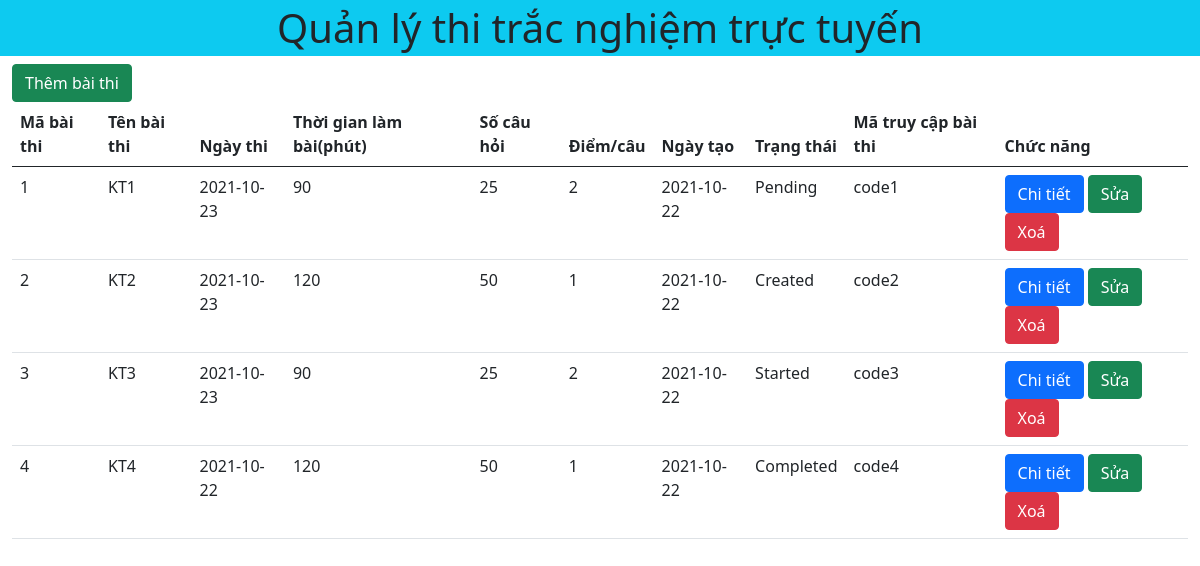
/source/index.php, run on an earlier commit of the app's database.
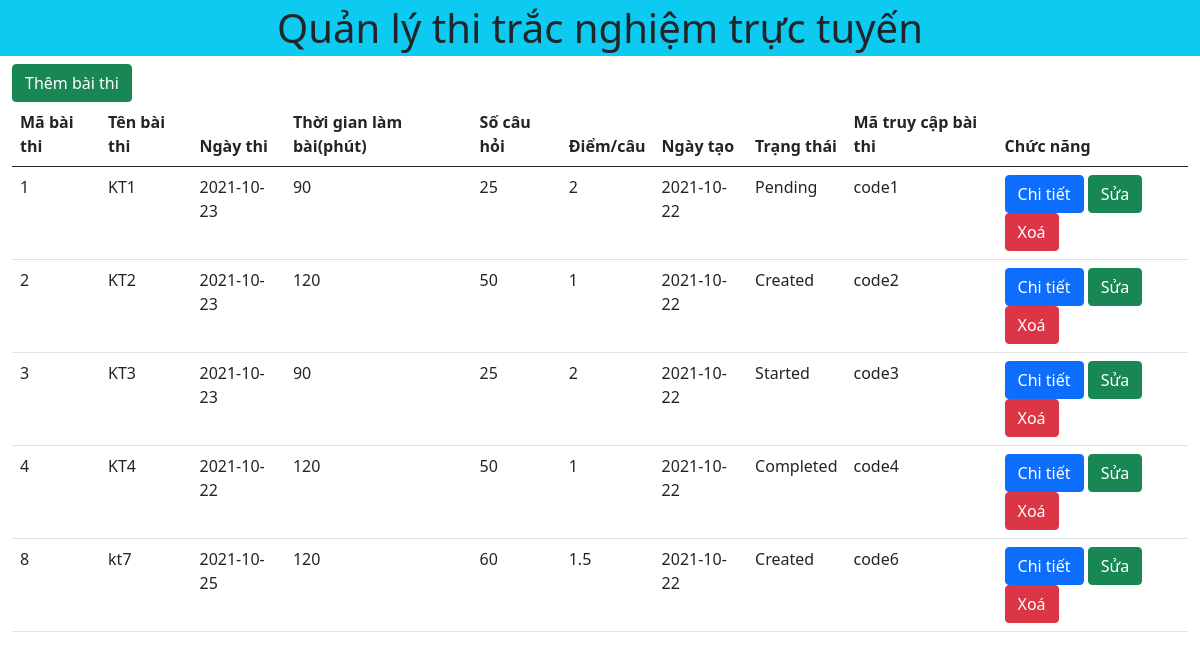
And on a later commit of the database.
### tables this page shows
CREATE TABLE `exams` (
  `id` int(11) NOT NULL,
  `exam_title` varchar(30) NOT NULL,
  `exam_datetime` date NOT NULL,
  `duration` int(11) NOT NULL,
  `total_question` int(11) NOT NULL,
  `marks_per_right_answer` float NOT NULL,
  `created_on` date NOT NULL DEFAULT current_timestamp(),
  `status` varchar(20) NOT NULL DEFAULT 'Pending',
  `exam_code` varchar(20) NOT NULL
);

### source/index.php (the view, shortened to what this page needs)
<?php include './header.php'; ?>
<a href="add.php" class="btn btn-success">Thêm bài thi</a>
<table class="table table-responsive">
    <thead>
        <tr>
            <th scope="col">Mã bài thi</th>
            <th scope="col">Tên bài thi</th>
            <th scope="col">Ngày thi</th>
            <th scope="col">Thời gian làm bài(phút)</th>
            <th scope="col">Số câu hỏi</th>
            <th scope="col">Điểm/câu</th>
            <th scope="col">Ngày tạo</th>
            <th scope="col">Trạng thái</th>
            <th scope="col">Mã truy cập bài thi</th>
            <th class="col" scope="col">Chức năng</th>
        </tr>
    </thead>
    <tbody>
        <?php
        include './config.php';
        $sql = "SELECT * FROM exams ";
        $result = mysqli_query($conn, $sql);
        if (mysqli_num_rows($result) > 0) {
            while ($row = mysqli_fetch_assoc($result)) {
                echo "<tr>";
                echo '<td>' . $row['id'] . '</td>';
                echo '<td>' . $row['exam_title'] . '</td>';
                echo '<td>' . $row['exam_datetime'] . '</td>';
                echo '<td>' . $row['duration'] . '</td>';
                echo '<td>' . $row['total_question'] . '</td>';
                echo '<td>' . $row['marks_per_right_answer'] . '</td>';
                echo '<td>' . $row['created_on'] . '</td>';
                echo '<td>' . $row['status'] . '</td>';
                echo '<td>' . $row['exam_code'] . '</td>';
                echo '<td>
                <a href="./detail.php?id=' . $row['id'] . '" class="btn btn-primary">Chi tiết</a>
                <a href="./edit.php?id=' . $row['id'] . '" class="btn btn-success">Sửa</a>
                <a href="./delete.php?id=' . $row['id'] . '" class="btn btn-danger">Xoá</a>
                </td>';
                echo '</tr>';
            }
        }
        ?>
    </tbody>
</table>

### source/header.php (shortened to what this page needs)
<!DOCTYPE html>
<html lang="en">
<head>
    <link href="https://cdn.jsdelivr.net/npm/bootstrap@5.0.2/dist/css/bootstrap.min.css" rel="stylesheet">
    <link rel="stylesheet" href="https://cdnjs.cloudflare.com/ajax/libs/font-awesome/6.0.0-beta2/css/all.min.css" />
<body>
    <h1 class="bg-info text-center p-1">Quản lý thi trắc nghiệm trực tuyến</h1>
    <main class="container-fluid">

What changed in the data, as far as the page shows it:
added exams: id "8", exam_title "kt7", exam_datetime "2021-10-25", duration "120", total_question "60", marks_per_right_answer "1.5", created_on "2021-10-22", status "Created", exam_code "code6"
